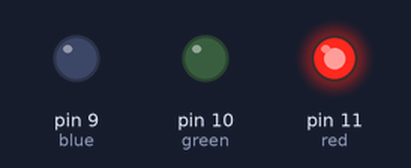
Bench run of a sketch on a simulated Arduino Uno, built with avr-gcc and run on an emulated ATmega328P. On the bench: output pins drawn as LEDs (lit = HIGH).

Above: at 0.1 s.
Timing chart, 0 to 1.6 s (numbered marks = the images above):
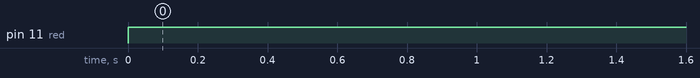

The sketch:

LED.ino
```cpp
int red = 11;
int green = 10;
int blue = 9;


void setup() {
  // put your setup code here, to run once:
  pinMode(red, OUTPUT);
  pinMode(green, OUTPUT);
  pinMode(blue, OUTPUT);
}

void loop() {
  digitalWrite(red, HIGH);
  // put your main code here, to run repeatedly:
}
```

Measured:
- by itself, pin 11 (red): LOW → HIGH at 0.00 s
